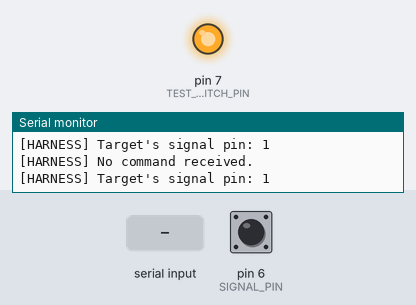
The sketch below on a simulated Arduino Uno, built with avr-gcc and run on an emulated ATmega328P. On the bench: output pins drawn as LEDs (lit = HIGH), the last lines printed to the serial monitor. The inputs (shaded band) are chosen by the test bench; at power-on: pin 6 (SIGNAL_PIN) HIGH. Pins used as bus, display or sensor lines are not drawn.

Above: at 1.2 s.
1.3 s: byte 2 (TEST_SWITCH_CMD) received over Serial
At 1.7 s:
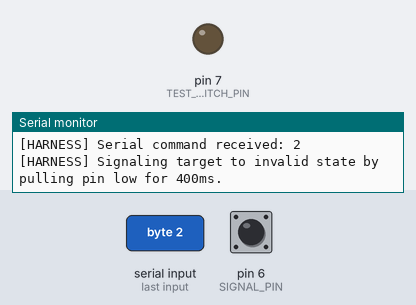
3.4 s: pin 6 (SIGNAL_PIN) pulled LOW for 0.15 s
5.0 s: byte 1 (RESET_SERIAL_CMD) received over Serial
6.7 s: "1" received over the second serial link
Timing chart, 0 to 9.3 s (numbered marks = the images above; inputs shaded):
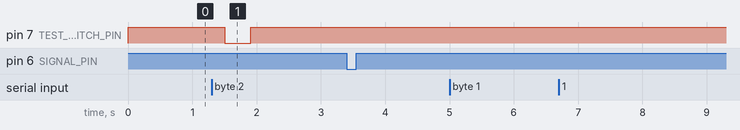

The sketch:

serial_monitor_arduino_sketch.ino
```cpp
#include <SoftwareSerial.h>

// this pin is connected to the TX on the target, so it RX's the target serial
// console's output
#define TARGET_SERIAL_RX 2
// this pin is connected to the RX on the target, so it TX's from our Arduino
// to the target's serial input
#define TARGET_SERIAL_TX 3
// baud rate of the target's serial
#define TARGET_SERIAL_BAUD 9600

// this pin to be connected to a target pin that goes low when a failure occurs
// typically this pin is connected to something on the target, like an SPI line
// or otherwise, that is logic high when functioning properly
#define SIGNAL_PIN 6
// sending this command byte on serial shows we saw it go low
#define SIGNAL_SERIAL_RES 0x03

// this pin will be driven low to cause a reset on the target
// typically this is wired to the target's RST line
#define RESET_PIN 5
// receiving this command byte on serial will cause us to drive it low
#define RESET_SERIAL_CMD 0x01

// for test purposes, we will pull this pin low to tell the target to simulate an invalid state
#define TEST_SWITCH_PIN 7
// receiving this command byte on serial will cause us to drive it low
#define TEST_SWITCH_CMD 0x02

int valSwitchPin = 1;
int valSwResetPin = 1;
byte valSerialByte = -1;

SoftwareSerial targetSerial(TARGET_SERIAL_RX, TARGET_SERIAL_TX);

void setup() {
  // setup code here, to run once:
  Serial.begin(115200);
  pinMode(RESET_PIN, OUTPUT);
  digitalWrite(RESET_PIN, HIGH);
  pinMode(TEST_SWITCH_PIN, OUTPUT);
  digitalWrite(TEST_SWITCH_PIN, HIGH);
  pinMode(SIGNAL_PIN, INPUT_PULLUP);
  targetSerial.begin(TARGET_SERIAL_BAUD);
}

void loop() {
  // first we see if we have a command from the harness
  valSerialByte = Serial.read();
  if (valSerialByte != 0xFF) {
    Serial.print("[HARNESS] Serial command received: ");
    Serial.println(valSerialByte, HEX);

    if (valSerialByte == RESET_SERIAL_CMD) {
      Serial.println("[HARNESS] Resetting target by pulling pin low for 400ms.");
      digitalWrite(RESET_PIN, LOW);
      delay(400);
      digitalWrite(RESET_PIN, HIGH);
    } else if (valSerialByte == TEST_SWITCH_CMD) {
      Serial.println("[HARNESS] Signaling target to invalid state by pulling pin low for 400ms.");
      digitalWrite(TEST_SWITCH_PIN, LOW);
      delay(400);
      digitalWrite(TEST_SWITCH_PIN, HIGH);
    }
  } else {
    Serial.println("[HARNESS] No command received.");
  }
  // then we see if we need to inform the harness of anything
  valSwitchPin = digitalRead(SIGNAL_PIN);
  Serial.print("[HARNESS] Target's signal pin: "); Serial.println(valSwResetPin, DEC);
  if (valSwitchPin == 0) {
    Serial.write(SIGNAL_SERIAL_RES);
    delay(50);
  }
  // then we forward target serial data to the harness
  if (targetSerial.available()) {
    do {
      Serial.write(targetSerial.read());
    } while (targetSerial.available());
    Serial.println("");
  }
  //if (Serial.available()) {
  //  targetSerial.write(Serial.read());
  //}
  // slow down the spin
  delay(300);
}
```

Measured:
- after the input at 1.3 s, pin 7 (TEST_SWITCH_PIN): HIGH → LOW after 0.21 s, → HIGH 0.40 s later
